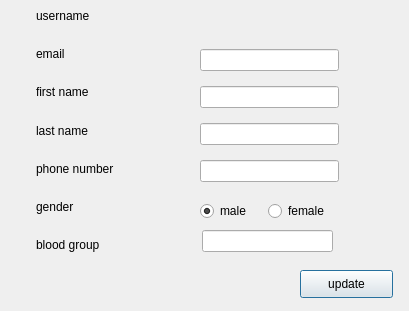
<?xml version="1.0" encoding="UTF-8"?>
<ui version="4.0">
 <class>updateprofileDialog</class>
 <widget class="QDialog" name="updateprofileDialog">
  <property name="geometry">
   <rect>
    <x>0</x>
    <y>0</y>
    <width>409</width>
    <height>311</height>
   </rect>
  </property>
  <property name="windowTitle">
   <string>Dialog</string>
  </property>
  <widget class="QPushButton" name="update">
   <property name="geometry">
    <rect>
     <x>300</x>
     <y>270</y>
     <width>93</width>
     <height>28</height>
    </rect>
   </property>
   <property name="text">
    <string>update</string>
   </property>
  </widget>
  <widget class="QLineEdit" name="lineEdit_5">
   <property name="geometry">
    <rect>
     <x>202</x>
     <y>230</y>
     <width>131</width>
     <height>22</height>
    </rect>
   </property>
  </widget>
  <widget class="QWidget" name="layoutWidget">
   <property name="geometry">
    <rect>
     <x>36</x>
     <y>0</y>
     <width>91</width>
     <height>261</height>
    </rect>
   </property>
   <layout class="QVBoxLayout" name="verticalLayout">
    <item>
     <widget class="QLabel" name="label_7">
      <property name="text">
       <string>username</string>
      </property>
     </widget>
    </item>
    <item>
     <widget class="QLabel" name="label">
      <property name="text">
       <string>email</string>
      </property>
     </widget>
    </item>
    <item>
     <widget class="QLabel" name="label_2">
      <property name="text">
       <string>first name</string>
      </property>
     </widget>
    </item>
    <item>
     <widget class="QLabel" name="label_3">
      <property name="text">
       <string>last name</string>
      </property>
     </widget>
    </item>
    <item>
     <widget class="QLabel" name="label_4">
      <property name="text">
       <string>phone number</string>
      </property>
     </widget>
    </item>
    <item>
     <widget class="QLabel" name="label_5">
      <property name="text">
       <string>gender</string>
      </property>
     </widget>
    </item>
    <item>
     <widget class="QLabel" name="label_6">
      <property name="text">
       <string>blood group</string>
      </property>
     </widget>
    </item>
   </layout>
  </widget>
  <widget class="QWidget" name="layoutWidget">
   <property name="geometry">
    <rect>
     <x>200</x>
     <y>40</y>
     <width>139</width>
     <height>151</height>
    </rect>
   </property>
   <layout class="QVBoxLayout" name="verticalLayout_2">
    <item>
     <widget class="QLineEdit" name="lineEdit"/>
    </item>
    <item>
     <widget class="QLineEdit" name="lineEdit_2"/>
    </item>
    <item>
     <widget class="QLineEdit" name="lineEdit_3"/>
    </item>
    <item>
     <widget class="QLineEdit" name="lineEdit_4"/>
    </item>
   </layout>
  </widget>
  <widget class="QWidget" name="layoutWidget">
   <property name="geometry">
    <rect>
     <x>200</x>
     <y>200</y>
     <width>130</width>
     <height>22</height>
    </rect>
   </property>
   <layout class="QHBoxLayout" name="horizontalLayout">
    <item>
     <widget class="QRadioButton" name="radioButton">
      <property name="text">
       <string>male</string>
      </property>
      <property name="checked">
       <bool>true</bool>
      </property>
     </widget>
    </item>
    <item>
     <widget class="QRadioButton" name="radioButton_2">
      <property name="text">
       <string>female</string>
      </property>
     </widget>
    </item>
   </layout>
  </widget>
 </widget>
 <resources/>
 <connections>
  <connection>
   <sender>update</sender>
   <signal>clicked()</signal>
   <receiver>updateprofileDialog</receiver>
   <slot>close()</slot>
   <hints>
    <hint type="sourcelabel">
     <x>339</x>
     <y>284</y>
    </hint>
    <hint type="destinationlabel">
     <x>381</x>
     <y>227</y>
    </hint>
   </hints>
  </connection>
 </connections>
</ui>
